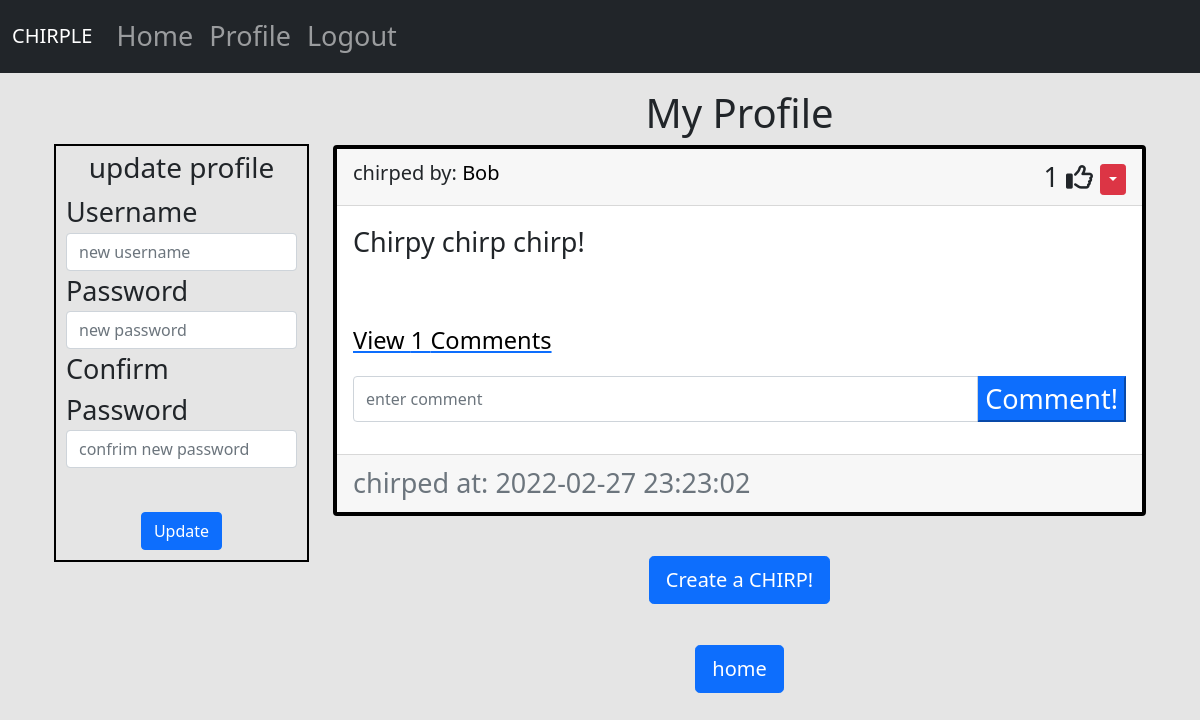
The app's page /chirps/Bob (signed in) with its own data.
### website/models.py (models this page shows)
class Chirps(db.Model):
    id = db.Column(db.Integer, primary_key=True)
    text = db.Column(db.Text, nullable=False)
    date_created = db.Column(db.DateTime(timezone=True), default=func.now())
    author = db.Column(db.Integer, db.ForeignKey(
        'user.id', ondelete="CASCADE"), nullable=False)
    comment = db.relationship(
        "Comment", backref="chirps", cascade="all,delete-orphan")
    like = db.relationship(
        "Like", backref="chirps", cascade="all,delete-orphan")

class User(db.Model, UserMixin):
    id = db.Column(db.Integer, primary_key=True)
    email = db.Column(db.String(150), unique=True)
    username = db.Column(db.String(150), unique=True)
    password = db.Column(db.String(150))
    date_created = db.Column(db.DateTime(timezone=True), default=func.now())
    isAdmin = db.Column(db.Boolean, default=False)
    chirps = db.relationship("Chirps", backref="user", passive_deletes=True)
    comment = db.relationship("Comment", backref="user", passive_deletes=True)
    like = db.relationship("Like", backref="user", passive_deletes=True)

### website/views.py (the view)
@views.route('/chirps/<username>')
@login_required
def profiles(username):
    user = User.query.filter_by(username=username).first()
    if not user:
        flash("no user found", category="error")
        return redirect(url_for("views.home"))
    posts = user.chirps
    return render_template('chirps.html', user=current_user, chirps=posts, username=username)

### website/__init__.py (called while the page is built)
def create_app():
    app = Flask(__name__)
    app.config['SECRET_KEY'] = "notsosecretkey"
    app.config['SQLALCHEMY_DATABASE_URI'] = f'sqlite:///{DB_NAME}'
    db.init_app(app)
    from .views import views
    from .auth import authenticate
    app.register_blueprint(views, url_prefix="/")
    app.register_blueprint(authenticate, url_prefix="/")
    from .models import User
    create_database(app)
    login_manager = LoginManager()
    login_manager.login_view = "authenticate.login"
    login_manager.init_app(app)
    @login_manager.user_loader
    def load_user(_id):
        return User.query.get(int(_id))
    return app

### website/templates/chirps.html (shortened to what this page needs)
{%extends "base.html"%} {%block title%}{{username}}'s chirps {%endblock%}
{%block content%}
{%if current_user.username == username%}
  <div class="container mt-3">
    <div class="row">
    <div class="col-3">
      <aside class="profileInfo">
          <h3 align="center">update profile</h3>
          <form class="formclass" method="POST"
          action="/updateUser/{{username}}">
          <div class="form-group">
            <label for="username">Username</label>
            <input
              type="text"
              id="username"
              name="username"
              class="form-control"
              placeholder="new username"
            />
            <label for="password1">Password</label>
            <input
              type="password"
              id="password1"
              name="password1"
              class="form-control"
              placeholder="new password"
            />
            <label for="password2"> Confirm Password</label>
            <input
              type="password"
              id="password2"
              name="password2"
              class="form-control"
              placeholder="confrim new password"
            />
            <br />
            <div align="center">
              <button class="btn btn-primary" type="submit">Update</button>
            </div>
          </div>
        </form>
      </div>
    <div class="col-9">
        <h1 align="center">My Profile</h1>
        <div id="chirps">
        {%for chirps in chirps%}
        <div class="card ">
        <div class="card-header d-flex justify-content-between align-items-center">
          <h5>
            chirped by:
            <span
              ><a href="/chirps/{{chirps.user.username}}" class="chirpname">
                {{chirps.user.username}}</a
              ></span
            >
          </h5>
          <div>
            <span id="likes-count-{{chirps.id}}">{{chirps.like|length}}</span>
            {%if user.id in  chirps.like|map(attribute="author")|list%}
            <i
              class="fas fa-thumbs-up"
              id="like-button-{{chirps.id}}"
              onclick="like({{chirps.id}})"
            ></i>
            {%else%}
            <i
            class="far fa-thumbs-up"
            id="like-button-{{chirps.id}}"
            onclick="like({{chirps.id}})"
          ></i>
            {%endif%}
            {%if chirps.author == user.id%}
          <div class="btn-group">
            <button
              type="button"
              class="btn btn-sm btn-danger dropdown-toggle"
              data-bs-toggle="dropdown"
            ></button>
          </div>
          {%endif%}
        </div>
        </div>
        <div class="card-body">
          <div class="card-text">
            <p class="chirptext">{{chirps.text}}</p>
          </div>
          <br />
            <p class="card-text">
              {%if chirps.comment|length > 0%}
              <a
                href="#comments-{{chirps.id}}"
                data-bs-toggle="collapse"
                role="button"
              >
                <small class="chirpname">View {{chirps.comment|length}} Comments</small>
              </a>
              {%else%}
              <small text-muted> No Comments</small>
              {%endif%}
            </p>
            <form
              method="POST"
              class="input-group mt-3 mb-3"
              action="/createcomment/{{chirps.id}}"
            >
              <input
                type="text"
                id="text"
                name="text"
                class="form-control"
                placeholder="enter comment"
              />
              <button type="submit" class="btn-primary">Comment!</button>
            </form>
          </div>
          <div class="card-footer text-muted">
            chirped at: {{chirps.date_created}}
          </div>
        </div>
        <br />
        {%endfor%}
        </div>
        {%block footer%}
        <div align="center">
        <a href="/createchirp"
          ><button type="button" class="btn btn-primary btn-lg">
            Create a CHIRP!
          </button></a
        >
        </div>
        <br>
        <div align="center">
        <a href="/home"
          ><button type="button" class="btn btn-primary btn-lg">home</button></a
        >
        </div>
        {%endblock%}
      </div>
    </div>
  </div>
    </div>
{%endif%}
  {%endblock%}

### website/static/style.css (style rules this page uses)
body { background-color: #e5e5e5; font-size: 27px; }
.col-3 { margin-top: 55px; }
.profileInfo { padding: 5px; border: 2px solid black; }
.formclass { margin: 5px; }
.card { border: 4px solid black; }
.chirpname { color: black; text-decoration: none; }

### records on screen
Chirps: user.username "Bob", like|length "1", text "Chirpy chirp chirp!", comment|length "1", date_created "2022-02-27 23:23:02"
